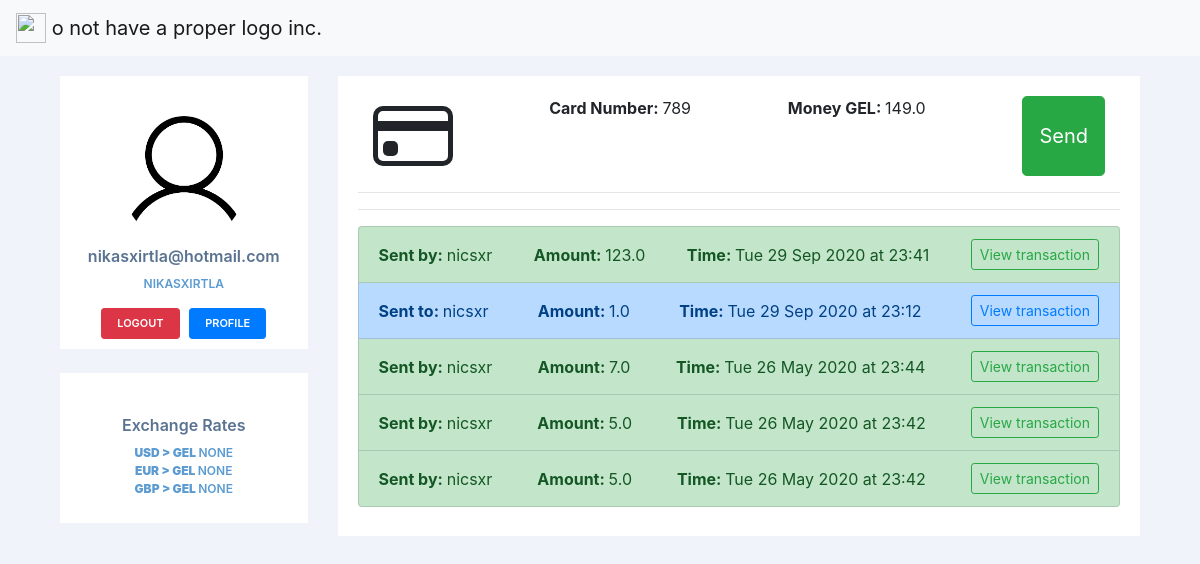
Page /dashboard/ (signed in) on the committed database.
### accounts/models.py (models this page shows, shortened)
class Account(AbstractBaseUser):
	email 					= models.EmailField(verbose_name="email", max_length=60, unique=True)
	username 				= models.CharField(max_length=30, unique=True)
	date_joined				= models.DateTimeField(verbose_name='date joined', auto_now_add=True)
	last_login				= models.DateTimeField(verbose_name='last login', auto_now=True)
	is_admin				= models.BooleanField(default=False)
	is_active				= models.BooleanField(default=True)
	is_staff				= models.BooleanField(default=False)
	is_superuser			= models.BooleanField(default=False)
	card_number 			= models.CharField(default=random_card(10), max_length=10)
	money                   = models.FloatField(default=10)
	USERNAME_FIELD = 'username'
	REQUIRED_FIELDS = ['email']
	objects = MyAccountManager()

class Card(models.Model):
	owner = models.ForeignKey(Account, on_delete=models.CASCADE)
	number = models.CharField(default=random_card(10), max_length=10)
	money = models.FloatField(default=10)
	objects = models.Manager()

class Transaction(models.Model):
	id = models.UUIDField(primary_key=True, default=uuid.uuid4, editable=False)
	sender = models.ForeignKey(Card, on_delete = models.CASCADE, related_name='sender')
	receiver = models.ForeignKey(Card, on_delete = models.CASCADE, related_name='receiver')
	sent_money = models.CharField(max_length=30)
	time_sent = models.DateTimeField(auto_now_add=True)
	objects = models.Manager()

### accounts/views.py (the view)
# urls.py: path('dashboard/', dashboard_view),
@login_required
def dashboard_view(request):
    user = request.user
    user_card = Card.objects.get(owner = user)
    my_transactions = Transaction.objects.filter(Q(sender = user_card) | Q(receiver = user_card)).order_by('-time_sent')
    cards = Card.objects.filter(owner=user)
    context = {
        'transactions': my_transactions,
        'cards': cards,
        'currency': currency
    }
    return render(request, 'dashboard/home.html', context)

### templates/dashboard/home.html (shortened to what this page needs)
{% extends "dashboard/base.html" %}
{% block content %}
{% for card in cards %}
    <div class="container d-flex justify-content-between">
        <span><strong>Card Number: </strong>{{card.number}}</span>
        <div>
            <strong>Money GEL: </strong>{{card.money}} <br>
        </div>
        <button type="button" class="btn btn-success btn-lg " onclick="location.href = '/dashboard/send';">Send</button>
    </div>
    <hr>
{% endfor %}
<hr>
<ul class="list-group">
    {% for tran in transactions  %}
    {% if tran.sender.owner == user %}
        <li class="list-group-item list-group-item-primary d-flex justify-content-between align-items-center">
            <span><strong>Sent to: </strong>{{tran.receiver.owner.username}}</span>
            <span><strong>Amount: </strong>{{tran.sent_money}}</span>
            <span><strong>Time: </strong>{{tran.time_sent|date:"D d M Y"}} at {{tran.time_sent|time:"H:i"}}</span>
            <a type="button" class="btn btn-outline-primary btn-sm" href = 'transaction/{{tran.id}}'>View transaction</a>
        </li>
    {% else %}
        <li class="list-group-item list-group-item-success d-flex justify-content-between align-items-center">
            <span><strong>Sent by: </strong>{{tran.sender.owner.username}}</span>
            <span><strong>Amount: </strong>{{tran.sent_money}}</span>
            <span><strong>Time: </strong>{{tran.time_sent|date:"D d M Y"}} at {{tran.time_sent|time:"H:i"}}</span>
            <a type="button" class="btn btn-outline-success btn-sm" href = 'transaction/{{tran.id}}'>View transaction</a>
        </li>
    {% endif %}
    {% endfor %}
</ul>
{% endblock content %}

### templates/dashboard/base.html (shortened to what this page needs)
{% load static %}
<!doctype html>
<html lang="en">
  <head>
    <link rel="stylesheet" href="https://stackpath.bootstrapcdn.com/bootstrap/4.4.1/css/bootstrap.min.css">
    <link rel="stylesheet" type="text/css" href="{% static 'css/style.css' %}">
  </head>
	<body>
    <nav class="navbar navbar-light bg-light">
      <a class="navbar-brand" href="/dashboard">
        <img src="https://upload.wikimedia.org/wikipedia/commons/thumb/8/82/Discord_black_D.svg/778px-Discord_black_D.svg.png" width="30" height="30" class="d-inline-block align-top" alt="">
        o not have a proper logo inc.
      </a>
    </nav>
    <div class="container">
      <div class="row profile">
          <div class="col-md-3">
              <div class="profile-sidebar">
                  <div class="profile-usertitle">
                      <div class="profile-userpic">
                          <a href='/dashboard'><img src="{% static 'profile_placeholder.png' %}" class="img-responsive" alt=""></a>
                      </div>
                      <div class="profile-usertitle-name">
                          {{user.email}}
                      </div>
                      <div class="profile-usertitle-job">
                          {{user.username}}
                      </div>
                  </div>
                  <div class="profile-userbuttons">
                      <button type="button" class="btn btn-danger btn-sm" onclick="location.href = '/logout';"> Logout </button>
                      <button type="button" class="btn btn-primary btn-sm" onclick="location.href = '/dashboard/profile';">Profile</button>
                  </div>
              </div>
              <br>
              {% if currency %}
                <div class="profile-sidebar">
                  <div class="profile-usertitle">
                      <div class="profile-usertitle-name">
                          Exchange Rates
                      </div>
                      <div class="profile-usertitle-job">
                          <strong>USD > GEL </strong>{{currency.usd_gel}} <br>
                          <strong>EUR > GEL </strong>{{currency.eur_gel}} <br>
                          <strong>GBP > GEL </strong>{{currency.gbp_gel}} <br>
                      </div>
                  </div>
                </div>
              <br>
              {% endif %}
          </div>
          <div class="col-md-9">
              <div class="profile-content">
                {% block content %}{% endblock content %}
              </div>
          </div>
      </div>
  </div>
	</body>
</html>

### static/css/style.css (style rules this page uses)
body { background: #F1F3FA; }
.profile { margin: 20px 0; }
.profile-sidebar { padding: 20px 0 10px 0; background: #fff; }
.profile-userpic img { float: none; margin: 0 auto; width: 50%; height: 50%; -webkit-border-radius: 50% !important; -moz-border-radius: 50% !important; border-radius: 50% !important; }
.profile-usertitle { text-align: center; margin-top: 20px; }
.profile-usertitle-name { color: #5a7391; font-size: 16px; font-weight: 600; margin-bottom: 7px; }
.profile-usertitle-job { text-transform: uppercase; color: #5b9bd1; font-size: 12px; font-weight: 600; margin-bottom: 15px; }
.profile-userbuttons { text-align: center; margin-top: 10px; }
.profile-userbuttons .btn { text-transform: uppercase; font-size: 11px; font-weight: 600; padding: 6px 15px; margin-right: 5px; }
.profile-userbuttons .btn:last-child { margin-right: 0px; }
a { color: inherit; text-decoration: none; }
.profile-content { padding: 20px; background: #fff; min-height: 460px; }

### rows in the picture
Account: email "nikasxirtla@hotmail.com", username "NIKASXIRTLA"
Card: number "789", money "149.0"
Transaction: sender.owner.username "nicsxr", sent_money "123.0", time_sent "Tue 29 Sep 2020", time_sent "23:41"
Transaction: receiver.owner.username "nicsxr", sent_money "1.0", time_sent "Tue 29 Sep 2020", time_sent "23:12"
Transaction: sender.owner.username "nicsxr", sent_money "7.0", time_sent "Tue 26 May 2020", time_sent "23:44"
Transaction: sender.owner.username "nicsxr", sent_money "5.0", time_sent "Tue 26 May 2020", time_sent "23:42"
Transaction: sender.owner.username "nicsxr", sent_money "5.0", time_sent "Tue 26 May 2020", time_sent "23:42"

### other values in the picture
{{ currency.usd_gel }} "NONE"
{{ currency.eur_gel }} "NONE"
{{ currency.gbp_gel }} "NONE"
